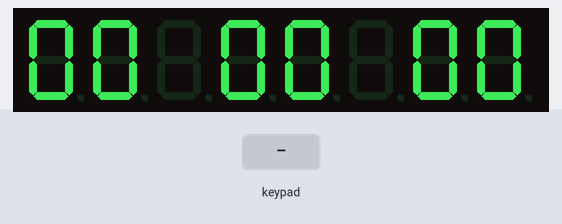
Recording of a sketch running on a simulated Arduino Uno, built with avr-gcc and run on an emulated ATmega328P. Parts: 8-digit seven-segment display. The test bench sets the inputs (shaded band). What the sketch prints to the serial monitor is not drawn.

Above: at 1.2 s.
1.3 s: keypad keys 1 2 D pressed 0.4 s apart
At 1.9 s:
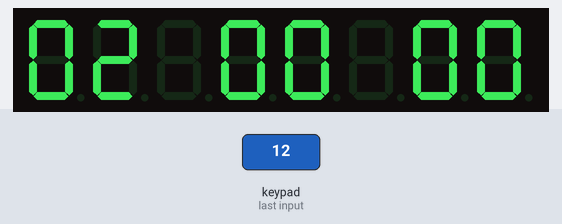
4.0 s: key '4' pressed
At 4.8 s:
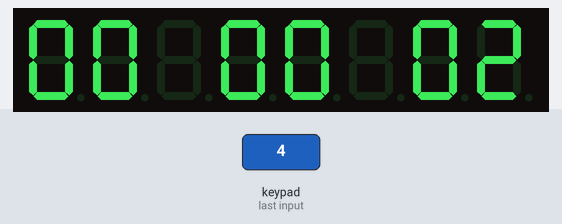
5.6 s: key '1' pressed
At 6.0 s:
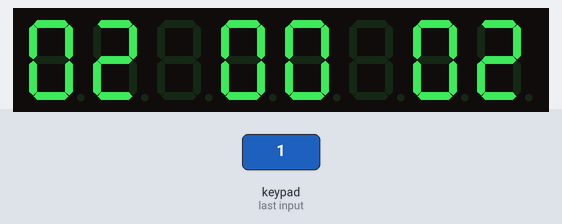
7.2 s: keypad keys 1 2 pressed 0.4 s apart
At 8.4 s:
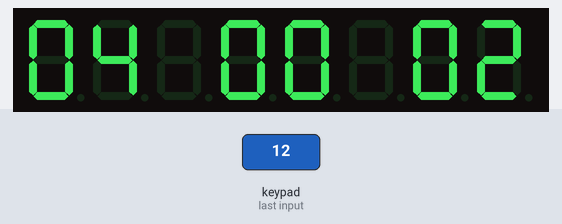
Timing chart, 0 to 10.2 s (numbered marks = the images above; inputs shaded):
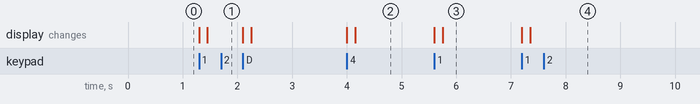

The sketch:

TM1638plus_HELLOWORLD_Model2_test_with_button.ino
```cpp
/*!
	@file     TM1638plus_HELLOWORLD_Model2.ino
	@author   Gavin Lyons
	@brief
		A Basic test file for model 2, TM1638 module(16 KEY 16 pushbuttons).
		Carries out series most basic test , "hello world" helo wrld
*/

#include <TM1638plus_Model2.h>

// GPIO I/O pins on the Arduino connected to strobe, clock, data, pick on any I/O pin you want.
#define  STROBE_TM 5  // strobe = GPIO connected to strobe line of module
#define  CLOCK_TM 22  // clock = GPIO connected to clock line of module
#define  DIO_TM 21 // data = GPIO connected to data line of module
bool swap_nibbles = false; //Default is false if left out, see issues section in readme at URL
bool high_freq = false; //default false, If using a high freq CPU > ~100 MHZ set to true.
int counter = -1;

int points_left;
int points_right;
// Constructor object Init the module
TM1638plus_Model2 tm(STROBE_TM, CLOCK_TM , DIO_TM, swap_nibbles, high_freq);


void setup() {
  Serial.begin(9600);
 tm.displayBegin();
 UpdateDisplay();
}

void BuildString(int PointsLeft,int PointsRight,int SetsLeft,int SetsRight,char *text)
{
  char Buffer[2];
  itoa(PointsLeft, Buffer, 10);
  if(PointsLeft < 10)
  {
    text[0] = '0';
    text[1] = Buffer[0];
  }
  else
  {
    text[0] = Buffer[0];
    text[1] = Buffer[1];
  }
  text[2] = ' ';
  itoa(SetsLeft, Buffer, 10);
  text[3] = Buffer[0];

  //Right Side
  itoa(PointsRight, Buffer, 10);
  if(PointsRight < 10)
  {
    text[6] ='0';
    text[7] = Buffer[0];
  }
  else
  {
    text[6] = Buffer[0];
    text[7] = Buffer[1];
  }
  text[5] = ' ';
  itoa(SetsRight, Buffer, 10);
  text[4] = Buffer[0];

}
void loop() {
  if(counter == tm.ReadKey16Two())
  return;
  if(tm.ReadKey16Two() == 0) //execute at button up
  {
    onPressButton();
    counter = tm.ReadKey16Two();
  }
  else
  {
    //start timer
  }
  counter = tm.ReadKey16Two();
  onPressButton();
	//tm.DisplayDecNum(counter,0);  // Display "helowrld" in seven segments with zero decimal points set.

	delay(100);
}

void onPressButton()
{
  switch (counter)
  {
    case 1:
    T1Point(1);
    return;
    case 4096:
    T1Point(-1);
    return;
    case 8:
    T2Point(1);
    return;
    case 32768:
    T2Point(-1);
    return;
  }
}

void T1Point(int point)
{
  if(point > 0)
  {
    points_left += point;
  }
  else
  {
    points_left += point;
    if(points_left < 0)
    {
      points_left = 0;
    }
  }
  UpdateDisplay();
}

void T2Point(int point)
{
  if(point > 0)
  {
    points_right += point;
  }
  else
  {
    points_right += point;
    if(points_right < 0)
    {
      points_right = 0;
    }
  }
  UpdateDisplay();
}

void UpdateDisplay()
{
  char MyText[8];
  BuildString(points_left,points_right,0,0,MyText);
  tm.DisplayStr(MyText,0);
  Serial.print(MyText);
}
```

Measured:
- after the input at 1.3 s, the display: first changes at once (image 1 shows a later state)
- after the input at 4.0 s, the display: first changes at once (image 2 shows a later state)
- after the input at 5.6 s, the display: first changes at once (image 3 shows a later state)
- after the input at 7.2 s, the display: first changes at once (image 4 shows a later state)
